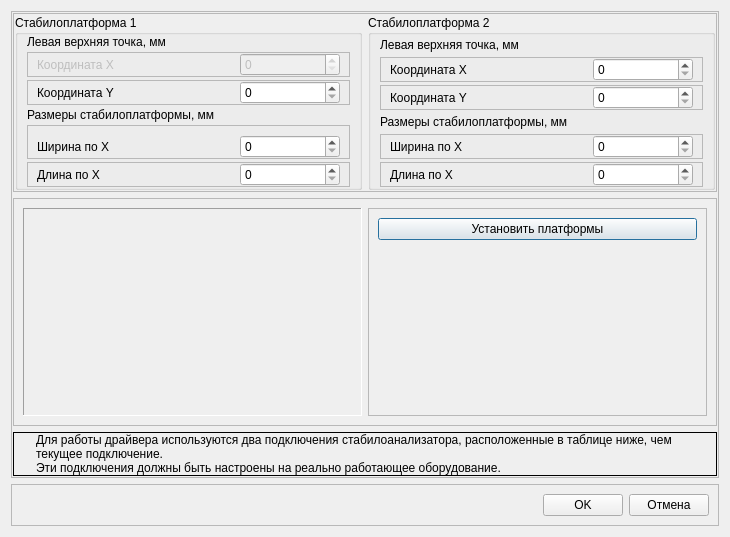
<?xml version="1.0" encoding="UTF-8"?>
<ui version="4.0">
 <class>BilateralParamsDialog</class>
 <widget class="QDialog" name="BilateralParamsDialog">
  <property name="geometry">
   <rect>
    <x>0</x>
    <y>0</y>
    <width>730</width>
    <height>537</height>
   </rect>
  </property>
  <property name="windowTitle">
   <string>Параметры драйвера билатерального стабилоанализатора</string>
  </property>
  <layout class="QVBoxLayout" name="verticalLayout">
   <item>
    <widget class="QFrame" name="frParams">
     <property name="frameShape">
      <enum>QFrame::StyledPanel</enum>
     </property>
     <property name="frameShadow">
      <enum>QFrame::Raised</enum>
     </property>
     <layout class="QVBoxLayout" name="verticalLayout_2">
      <property name="leftMargin">
       <number>1</number>
      </property>
      <property name="topMargin">
       <number>1</number>
      </property>
      <property name="rightMargin">
       <number>1</number>
      </property>
      <property name="bottomMargin">
       <number>1</number>
      </property>
      <item>
       <widget class="QFrame" name="frFields">
        <property name="frameShape">
         <enum>QFrame::StyledPanel</enum>
        </property>
        <property name="frameShadow">
         <enum>QFrame::Raised</enum>
        </property>
        <layout class="QHBoxLayout" name="horizontalLayout_2">
         <property name="leftMargin">
          <number>1</number>
         </property>
         <property name="topMargin">
          <number>1</number>
         </property>
         <property name="rightMargin">
          <number>1</number>
         </property>
         <property name="bottomMargin">
          <number>1</number>
         </property>
         <item>
          <widget class="QGroupBox" name="gbStab1">
           <property name="title">
            <string>Стабилоплатформа 1</string>
           </property>
           <layout class="QVBoxLayout" name="verticalLayout_3">
            <property name="spacing">
             <number>3</number>
            </property>
            <property name="topMargin">
             <number>0</number>
            </property>
            <property name="bottomMargin">
             <number>0</number>
            </property>
            <item>
             <widget class="QLabel" name="lblStab1Pos">
              <property name="text">
               <string>Левая верхняя точка, мм</string>
              </property>
             </widget>
            </item>
            <item>
             <widget class="QFrame" name="frStab1KoordX">
              <property name="frameShape">
               <enum>QFrame::StyledPanel</enum>
              </property>
              <property name="frameShadow">
               <enum>QFrame::Raised</enum>
              </property>
              <layout class="QHBoxLayout" name="horizontalLayout_3">
               <property name="topMargin">
                <number>0</number>
               </property>
               <property name="bottomMargin">
                <number>0</number>
               </property>
               <item>
                <widget class="QLabel" name="lblStab1KoordX">
                 <property name="enabled">
                  <bool>false</bool>
                 </property>
                 <property name="text">
                  <string>Координата X</string>
                 </property>
                </widget>
               </item>
               <item>
                <widget class="QSpinBox" name="edStab1KoordX">
                 <property name="enabled">
                  <bool>false</bool>
                 </property>
                 <property name="minimumSize">
                  <size>
                   <width>100</width>
                   <height>0</height>
                  </size>
                 </property>
                 <property name="maximumSize">
                  <size>
                   <width>100</width>
                   <height>16777215</height>
                  </size>
                 </property>
                 <property name="maximum">
                  <number>2000</number>
                 </property>
                 <property name="singleStep">
                  <number>100</number>
                 </property>
                </widget>
               </item>
              </layout>
             </widget>
            </item>
            <item>
             <widget class="QFrame" name="frStab1KoordY">
              <property name="frameShape">
               <enum>QFrame::StyledPanel</enum>
              </property>
              <property name="frameShadow">
               <enum>QFrame::Raised</enum>
              </property>
              <layout class="QHBoxLayout" name="horizontalLayout_4">
               <property name="topMargin">
                <number>0</number>
               </property>
               <property name="bottomMargin">
                <number>0</number>
               </property>
               <item>
                <widget class="QLabel" name="lblStab1KoordY">
                 <property name="text">
                  <string>Координата Y</string>
                 </property>
                </widget>
               </item>
               <item>
                <widget class="QSpinBox" name="edStab1KoordY">
                 <property name="minimumSize">
                  <size>
                   <width>100</width>
                   <height>0</height>
                  </size>
                 </property>
                 <property name="maximumSize">
                  <size>
                   <width>100</width>
                   <height>16777215</height>
                  </size>
                 </property>
                 <property name="maximum">
                  <number>2000</number>
                 </property>
                 <property name="singleStep">
                  <number>100</number>
                 </property>
                </widget>
               </item>
              </layout>
             </widget>
            </item>
            <item>
             <widget class="QLabel" name="lblStab1Size">
              <property name="text">
               <string>Размеры стабилоплатформы, мм</string>
              </property>
             </widget>
            </item>
            <item>
             <widget class="QFrame" name="frStab1StabW">
              <property name="frameShape">
               <enum>QFrame::StyledPanel</enum>
              </property>
              <property name="frameShadow">
               <enum>QFrame::Raised</enum>
              </property>
              <layout class="QHBoxLayout" name="horizontalLayout_7">
               <property name="bottomMargin">
                <number>0</number>
               </property>
               <item>
                <widget class="QLabel" name="lblStab1SizeW">
                 <property name="text">
                  <string>Ширина по X</string>
                 </property>
                </widget>
               </item>
               <item>
                <widget class="QSpinBox" name="edStab1SizeW">
                 <property name="minimumSize">
                  <size>
                   <width>100</width>
                   <height>0</height>
                  </size>
                 </property>
                 <property name="maximumSize">
                  <size>
                   <width>100</width>
                   <height>16777215</height>
                  </size>
                 </property>
                 <property name="maximum">
                  <number>2000</number>
                 </property>
                 <property name="singleStep">
                  <number>100</number>
                 </property>
                </widget>
               </item>
              </layout>
             </widget>
            </item>
            <item>
             <widget class="QFrame" name="frStab1StabH">
              <property name="frameShape">
               <enum>QFrame::StyledPanel</enum>
              </property>
              <property name="frameShadow">
               <enum>QFrame::Raised</enum>
              </property>
              <layout class="QHBoxLayout" name="horizontalLayout_8">
               <property name="topMargin">
                <number>0</number>
               </property>
               <property name="bottomMargin">
                <number>0</number>
               </property>
               <item>
                <widget class="QLabel" name="lblStab1SizeH">
                 <property name="text">
                  <string>Длина по X</string>
                 </property>
                </widget>
               </item>
               <item>
                <widget class="QSpinBox" name="edStab1SizeH">
                 <property name="minimumSize">
                  <size>
                   <width>100</width>
                   <height>0</height>
                  </size>
                 </property>
                 <property name="maximumSize">
                  <size>
                   <width>100</width>
                   <height>16777215</height>
                  </size>
                 </property>
                 <property name="maximum">
                  <number>2000</number>
                 </property>
                 <property name="singleStep">
                  <number>100</number>
                 </property>
                </widget>
               </item>
              </layout>
             </widget>
            </item>
           </layout>
          </widget>
         </item>
         <item>
          <widget class="QGroupBox" name="gbStab2">
           <property name="title">
            <string>Стабилоплатформа 2</string>
           </property>
           <layout class="QVBoxLayout" name="verticalLayout_4">
            <property name="spacing">
             <number>3</number>
            </property>
            <property name="topMargin">
             <number>0</number>
            </property>
            <property name="bottomMargin">
             <number>0</number>
            </property>
            <item>
             <widget class="QLabel" name="lblStab2Pos">
              <property name="text">
               <string>Левая верхняя точка, мм</string>
              </property>
             </widget>
            </item>
            <item>
             <widget class="QFrame" name="frStab2KoordX">
              <property name="frameShape">
               <enum>QFrame::StyledPanel</enum>
              </property>
              <property name="frameShadow">
               <enum>QFrame::Raised</enum>
              </property>
              <layout class="QHBoxLayout" name="horizontalLayout_5">
               <property name="topMargin">
                <number>0</number>
               </property>
               <property name="bottomMargin">
                <number>0</number>
               </property>
               <item>
                <widget class="QLabel" name="lblStab2KoordX">
                 <property name="text">
                  <string>Координата X</string>
                 </property>
                </widget>
               </item>
               <item>
                <widget class="QSpinBox" name="edStab2KoordX">
                 <property name="minimumSize">
                  <size>
                   <width>100</width>
                   <height>0</height>
                  </size>
                 </property>
                 <property name="maximumSize">
                  <size>
                   <width>100</width>
                   <height>16777215</height>
                  </size>
                 </property>
                 <property name="maximum">
                  <number>2000</number>
                 </property>
                 <property name="singleStep">
                  <number>100</number>
                 </property>
                </widget>
               </item>
              </layout>
             </widget>
            </item>
            <item>
             <widget class="QFrame" name="frStab2KoordY">
              <property name="frameShape">
               <enum>QFrame::StyledPanel</enum>
              </property>
              <property name="frameShadow">
               <enum>QFrame::Raised</enum>
              </property>
              <layout class="QHBoxLayout" name="horizontalLayout_6">
               <property name="topMargin">
                <number>0</number>
               </property>
               <property name="bottomMargin">
                <number>0</number>
               </property>
               <item>
                <widget class="QLabel" name="lblStab2KoordY">
                 <property name="text">
                  <string>Координата Y</string>
                 </property>
                </widget>
               </item>
               <item>
                <widget class="QSpinBox" name="edStab2KoordY">
                 <property name="minimumSize">
                  <size>
                   <width>100</width>
                   <height>0</height>
                  </size>
                 </property>
                 <property name="maximumSize">
                  <size>
                   <width>100</width>
                   <height>16777215</height>
                  </size>
                 </property>
                 <property name="maximum">
                  <number>2000</number>
                 </property>
                 <property name="singleStep">
                  <number>100</number>
                 </property>
                </widget>
               </item>
              </layout>
             </widget>
            </item>
            <item>
             <widget class="QLabel" name="lblStab2Size">
              <property name="text">
               <string>Размеры стабилоплатформы, мм</string>
              </property>
             </widget>
            </item>
            <item>
             <widget class="QFrame" name="frStab2StabW">
              <property name="frameShape">
               <enum>QFrame::StyledPanel</enum>
              </property>
              <property name="frameShadow">
               <enum>QFrame::Raised</enum>
              </property>
              <layout class="QHBoxLayout" name="horizontalLayout_9">
               <property name="topMargin">
                <number>0</number>
               </property>
               <property name="bottomMargin">
                <number>0</number>
               </property>
               <item>
                <widget class="QLabel" name="lblStab2SizeW">
                 <property name="text">
                  <string>Ширина по X</string>
                 </property>
                </widget>
               </item>
               <item>
                <widget class="QSpinBox" name="edStab2SizeW">
                 <property name="minimumSize">
                  <size>
                   <width>100</width>
                   <height>0</height>
                  </size>
                 </property>
                 <property name="maximumSize">
                  <size>
                   <width>100</width>
                   <height>16777215</height>
                  </size>
                 </property>
                 <property name="maximum">
                  <number>2000</number>
                 </property>
                 <property name="singleStep">
                  <number>100</number>
                 </property>
                </widget>
               </item>
              </layout>
             </widget>
            </item>
            <item>
             <widget class="QFrame" name="frStab2StabH">
              <property name="frameShape">
               <enum>QFrame::StyledPanel</enum>
              </property>
              <property name="frameShadow">
               <enum>QFrame::Raised</enum>
              </property>
              <layout class="QHBoxLayout" name="horizontalLayout_10">
               <property name="topMargin">
                <number>0</number>
               </property>
               <property name="bottomMargin">
                <number>0</number>
               </property>
               <item>
                <widget class="QLabel" name="lblStab2SizeH">
                 <property name="text">
                  <string>Длина по X</string>
                 </property>
                </widget>
               </item>
               <item>
                <widget class="QSpinBox" name="edStab2SizeH">
                 <property name="minimumSize">
                  <size>
                   <width>100</width>
                   <height>0</height>
                  </size>
                 </property>
                 <property name="maximumSize">
                  <size>
                   <width>100</width>
                   <height>16777215</height>
                  </size>
                 </property>
                 <property name="maximum">
                  <number>2000</number>
                 </property>
                 <property name="singleStep">
                  <number>100</number>
                 </property>
                </widget>
               </item>
              </layout>
             </widget>
            </item>
           </layout>
          </widget>
         </item>
        </layout>
       </widget>
      </item>
      <item>
       <widget class="QFrame" name="frDiag">
        <property name="frameShape">
         <enum>QFrame::StyledPanel</enum>
        </property>
        <property name="frameShadow">
         <enum>QFrame::Raised</enum>
        </property>
        <layout class="QHBoxLayout" name="horizontalLayout_11">
         <item>
          <widget class="QFrame" name="frDiagram">
           <property name="frameShape">
            <enum>QFrame::Panel</enum>
           </property>
           <property name="frameShadow">
            <enum>QFrame::Sunken</enum>
           </property>
           <layout class="QVBoxLayout" name="verticalLayout_6">
            <property name="leftMargin">
             <number>0</number>
            </property>
            <property name="topMargin">
             <number>0</number>
            </property>
            <property name="rightMargin">
             <number>0</number>
            </property>
            <property name="bottomMargin">
             <number>0</number>
            </property>
            <item>
             <widget class="PlatesPositioning" name="wgtDiag" native="true">
              <property name="mouseTracking">
               <bool>true</bool>
              </property>
             </widget>
            </item>
           </layout>
          </widget>
         </item>
         <item>
          <widget class="QFrame" name="frSetPlates">
           <property name="frameShape">
            <enum>QFrame::StyledPanel</enum>
           </property>
           <property name="frameShadow">
            <enum>QFrame::Raised</enum>
           </property>
           <layout class="QVBoxLayout" name="verticalLayout_5">
            <item>
             <widget class="QPushButton" name="btnSetPlatform">
              <property name="text">
               <string>Установить платформы</string>
              </property>
             </widget>
            </item>
            <item>
             <spacer name="verticalSpacer">
              <property name="orientation">
               <enum>Qt::Vertical</enum>
              </property>
              <property name="sizeHint" stdset="0">
               <size>
                <width>20</width>
                <height>40</height>
               </size>
              </property>
             </spacer>
            </item>
           </layout>
          </widget>
         </item>
        </layout>
       </widget>
      </item>
      <item>
       <widget class="QFrame" name="frInfo">
        <property name="sizePolicy">
         <sizepolicy hsizetype="Preferred" vsizetype="Fixed">
          <horstretch>0</horstretch>
          <verstretch>0</verstretch>
         </sizepolicy>
        </property>
        <property name="frameShape">
         <enum>QFrame::Box</enum>
        </property>
        <property name="frameShadow">
         <enum>QFrame::Plain</enum>
        </property>
        <layout class="QHBoxLayout" name="horizontalLayout">
         <property name="topMargin">
          <number>0</number>
         </property>
         <property name="bottomMargin">
          <number>0</number>
         </property>
         <item>
          <widget class="QLabel" name="lblPicInfo">
           <property name="sizePolicy">
            <sizepolicy hsizetype="Fixed" vsizetype="Fixed">
             <horstretch>0</horstretch>
             <verstretch>0</verstretch>
            </sizepolicy>
           </property>
           <property name="text">
            <string/>
           </property>
           <property name="pixmap">
            <pixmap resource="../../../kernel.qrc">:/images/Info.png</pixmap>
           </property>
           <property name="indent">
            <number>0</number>
           </property>
          </widget>
         </item>
         <item>
          <widget class="QLabel" name="lblInfo">
           <property name="text">
            <string>Для работы драйвера используются два подключения стабилоанализатора, расположенные в таблице ниже, чем текущее подключение. 
Эти подключения должны быть настроены на реально работающее оборудование.</string>
           </property>
           <property name="wordWrap">
            <bool>true</bool>
           </property>
          </widget>
         </item>
        </layout>
       </widget>
      </item>
     </layout>
    </widget>
   </item>
   <item>
    <widget class="QFrame" name="frModalButtons">
     <property name="frameShape">
      <enum>QFrame::StyledPanel</enum>
     </property>
     <property name="frameShadow">
      <enum>QFrame::Raised</enum>
     </property>
     <layout class="QHBoxLayout" name="horizontalLayout_12">
      <item>
       <spacer name="horizontalSpacer_5">
        <property name="orientation">
         <enum>Qt::Horizontal</enum>
        </property>
        <property name="sizeHint" stdset="0">
         <size>
          <width>40</width>
          <height>20</height>
         </size>
        </property>
       </spacer>
      </item>
      <item>
       <widget class="QPushButton" name="btnOK">
        <property name="text">
         <string>OK</string>
        </property>
       </widget>
      </item>
      <item>
       <widget class="QPushButton" name="btnCancel">
        <property name="text">
         <string>Отмена</string>
        </property>
       </widget>
      </item>
     </layout>
    </widget>
   </item>
  </layout>
 </widget>
 <customwidgets>
  <customwidget>
   <class>PlatesPositioning</class>
   <extends>QWidget</extends>
   <header location="global">platespositioning.h</header>
   <container>1</container>
  </customwidget>
 </customwidgets>
 <resources>
  <include location="../../../kernel.qrc"/>
 </resources>
 <connections>
  <connection>
   <sender>btnSetPlatform</sender>
   <signal>clicked()</signal>
   <receiver>BilateralParamsDialog</receiver>
   <slot>setPlatformsClicked()</slot>
   <hints>
    <hint type="sourcelabel">
     <x>447</x>
     <y>207</y>
    </hint>
    <hint type="destinationlabel">
     <x>733</x>
     <y>177</y>
    </hint>
   </hints>
  </connection>
  <connection>
   <sender>btnOK</sender>
   <signal>clicked()</signal>
   <receiver>BilateralParamsDialog</receiver>
   <slot>accept()</slot>
   <hints>
    <hint type="sourcelabel">
     <x>617</x>
     <y>503</y>
    </hint>
    <hint type="destinationlabel">
     <x>725</x>
     <y>384</y>
    </hint>
   </hints>
  </connection>
  <connection>
   <sender>btnCancel</sender>
   <signal>clicked()</signal>
   <receiver>BilateralParamsDialog</receiver>
   <slot>reject()</slot>
   <hints>
    <hint type="sourcelabel">
     <x>672</x>
     <y>505</y>
    </hint>
    <hint type="destinationlabel">
     <x>729</x>
     <y>409</y>
    </hint>
   </hints>
  </connection>
 </connections>
 <slots>
  <slot>setPlatformsClicked()</slot>
 </slots>
</ui>
